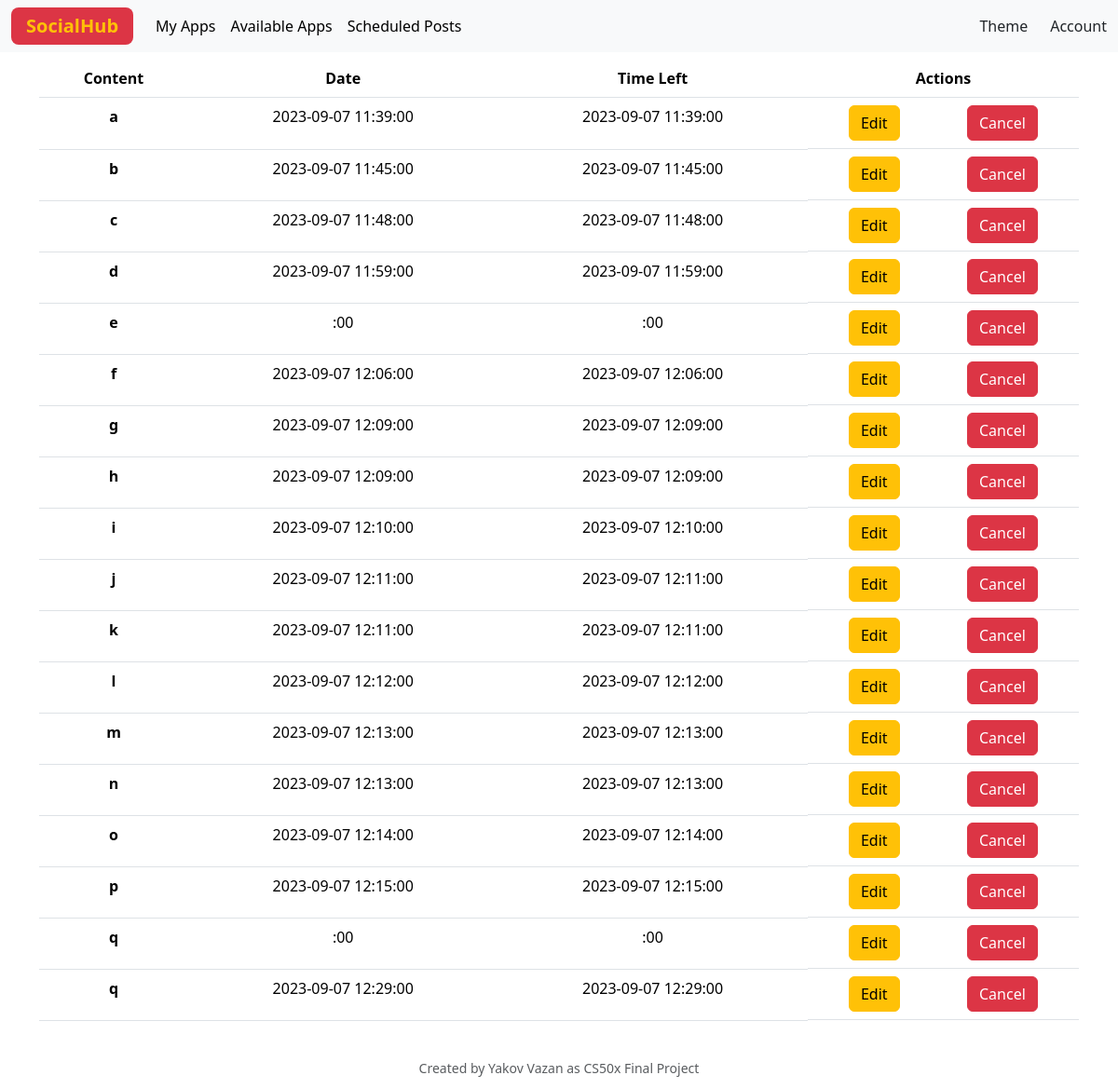
Screenshot of /scheduled_posts (signed in) with the database file from the repository.
### tables this page shows
CREATE TABLE scheduled_posts (
            id INTEGER PRIMARY KEY,
            content TEXT NOT NULL,
            date DATE NOT NULL,
            user_id INTEGER REFERENCES users(id),
            social_id INTEGER REFERENCES social_media(id)
        );

### app.py (the view)
@app.route("/scheduled_posts", methods=["GET", "POST"])
def scheduled_posts():
    return render_template("scheduled_posts.html", posts=display_scheduled_posts())

### app.py (called while the page is built)
@app.after_request
def after_request(response):
    response.headers["Cache-Control"] = "no-cache, no-store, must-revalidate"
    response.headers["Expires"] = 0
    response.headers["Pragma"] = "no-cache"
    return response

def get_db_connection():
    return sqlite3.connect(db_path)

def display_scheduled_posts():
    conn = get_db_connection()
    conn.row_factory = sqlite3.Row
    cursor = conn.cursor()
    schedule_posts_details = cursor.execute(
        "SELECT * FROM scheduled_posts WHERE user_id = ?", (session["user_id"], )).fetchall()
    user_scheduled_posts = [dict(single_post) for single_post in schedule_posts_details]
    conn.close()
    return user_scheduled_posts

### templates/scheduled_posts.html (shortened to what this page needs)
{% extends "main_layout.html" %}
{% block main %}
{% if posts %}
<div class="container">
    <table class="table">
        <thead>
            <tr>
                <th scope="col">Content</th>
                <th scope="col">Date</th>
                <th scope="col">Time Left</th>
                <th scope="col">Actions</th>
            </tr>
        </thead>
        <tbody>
            {% for post in posts %}
            <tr>
                <td><strong>{{post["content"]}}</strong></td>
                <td>{{post["date"]}}</td>
                <td>{{post["date"]}}</td>
                <td class="d-flex justify-content-around">
                    <button class="btn btn-warning">Edit</button>
                    <button class="btn btn-danger">Cancel</button>
                </td>
            </tr>
            {% endfor %}
        </tbody>
    </table>
</div>
{% else %}
<div class="container d-flex justify-content-center align-items-center">
    <p class="bg-info m-3 p-3 rounded-5">Your scheduled posts will appear here once you schedule!</p>
</div>
{% endif %}
{% endblock %}

### templates/main_layout.html (shortened to what this page needs)
<!DOCTYPE html>
<html lang="en" data-bs-theme="">
<head>
  <link rel="stylesheet" href="../static/css/styles.css">
  <link href="https://cdn.jsdelivr.net/npm/bootstrap@5.3.1/dist/css/bootstrap.min.css" rel="stylesheet"
 />
</head>
<body>
  <header>
    <nav class="navbar navbar-expand-lg bg-body-tertiary fixed-top">
      <div class="container-fluid d-flex justify-content-between">
        <div class="d-flex align-items-center">
          <a class="navbar-brand bg-danger rounded-3 px-3 fw-bolder text-warning" href="/">SocialHub</a>
          {% if session["user_id"] %}
          <div class="dropdown d-none d-lg-block">
            <ul class="navbar-nav me-auto mb-2 mb-lg-0">
              <li class="nav-item">
                <a class="nav-link active" href="/my_apps">My Apps</a>
              </li>
              <li class="nav-item">
                <a class="nav-link active" href="/available_apps">Available Apps</a>
              </li>
              <li class="nav-item schedule_area">
                <a class="nav-link active" href="/scheduled_posts">Scheduled Posts</a>
              </li>
            </ul>
          </div>
          {% endif %}
        </div>
        <div class="d-flex align-items-center">
          <div class="dropdown">
            <span class="d-none d-lg-block" role="button" data-bs-toggle="dropdown" aria-expanded="false">
              Theme
            </span>
          </div>
          <div class="dropdown">
            <span class="ps-4 d-none d-lg-block" role="button" data-bs-toggle="dropdown" aria-expanded="false">
              Account
            </span>
          </div>
        </div>
    </nav>
  </header>
  <main class="container-fluid pt-3 mt-5 text-center">
    {% block main %}{% endblock %}
  </main>
  <footer class="small text-center text-muted">
    Created by Yakov Vazan as CS50x Final Project
  </footer>
</body>
</html>

### static/css/styles.css (style rules this page uses)
body { display: flex; flex-direction: column; height: 100vh; min-height: fit-content; }
main { margin: auto; display: flex; justify-content: center; flex: 1; }
footer { margin-top: 1%; padding: 1%; }

### rows the page displays
scheduled_posts: content "a", date "2023-09-07 11:39:00"
scheduled_posts: content "b", date "2023-09-07 11:45:00"
scheduled_posts: content "c", date "2023-09-07 11:48:00"
scheduled_posts: content "d", date "2023-09-07 11:59:00"
scheduled_posts: content "e", date ":00"
scheduled_posts: content "f", date "2023-09-07 12:06:00"
scheduled_posts: content "g", date "2023-09-07 12:09:00"
scheduled_posts: content "h", date "2023-09-07 12:09:00"
scheduled_posts: content "i", date "2023-09-07 12:10:00"
scheduled_posts: content "j", date "2023-09-07 12:11:00"
scheduled_posts: content "k", date "2023-09-07 12:11:00"
scheduled_posts: content "l", date "2023-09-07 12:12:00"
scheduled_posts: content "m", date "2023-09-07 12:13:00"
scheduled_posts: content "n", date "2023-09-07 12:13:00"
scheduled_posts: content "o", date "2023-09-07 12:14:00"
scheduled_posts: content "p", date "2023-09-07 12:15:00"
scheduled_posts: content "q", date ":00"
scheduled_posts: content "q", date "2023-09-07 12:29:00"
